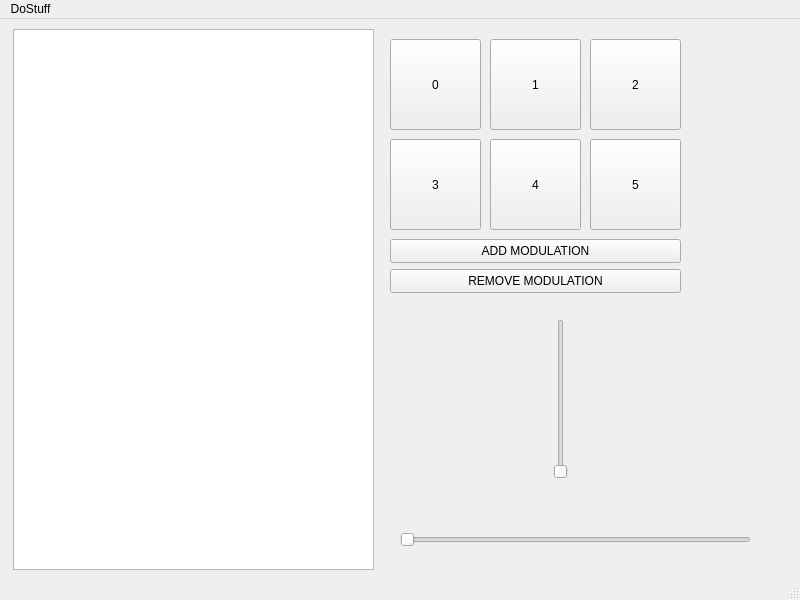
<?xml version="1.0" encoding="UTF-8"?>
<ui version="4.0">
 <class>MainWindow</class>
 <widget class="QMainWindow" name="MainWindow">
  <property name="geometry">
   <rect>
    <x>0</x>
    <y>0</y>
    <width>800</width>
    <height>600</height>
   </rect>
  </property>
  <property name="windowTitle">
   <string>MainWindow</string>
  </property>
  <widget class="QWidget" name="centralwidget">
   <widget class="QTextEdit" name="textBox01">
    <property name="geometry">
     <rect>
      <x>13</x>
      <y>10</y>
      <width>361</width>
      <height>541</height>
     </rect>
    </property>
   </widget>
   <widget class="QPushButton" name="pushButton">
    <property name="geometry">
     <rect>
      <x>390</x>
      <y>20</y>
      <width>91</width>
      <height>91</height>
     </rect>
    </property>
    <property name="text">
     <string>0</string>
    </property>
   </widget>
   <widget class="QPushButton" name="pushButton_1">
    <property name="geometry">
     <rect>
      <x>490</x>
      <y>20</y>
      <width>91</width>
      <height>91</height>
     </rect>
    </property>
    <property name="text">
     <string>1</string>
    </property>
   </widget>
   <widget class="QPushButton" name="pushButton_2">
    <property name="geometry">
     <rect>
      <x>390</x>
      <y>120</y>
      <width>91</width>
      <height>91</height>
     </rect>
    </property>
    <property name="text">
     <string>3</string>
    </property>
   </widget>
   <widget class="QPushButton" name="pushButton_3">
    <property name="geometry">
     <rect>
      <x>590</x>
      <y>20</y>
      <width>91</width>
      <height>91</height>
     </rect>
    </property>
    <property name="text">
     <string>2</string>
    </property>
   </widget>
   <widget class="QPushButton" name="pushButton_4">
    <property name="geometry">
     <rect>
      <x>490</x>
      <y>120</y>
      <width>91</width>
      <height>91</height>
     </rect>
    </property>
    <property name="text">
     <string>4</string>
    </property>
   </widget>
   <widget class="QPushButton" name="pushButton_5">
    <property name="geometry">
     <rect>
      <x>590</x>
      <y>120</y>
      <width>91</width>
      <height>91</height>
     </rect>
    </property>
    <property name="text">
     <string>5</string>
    </property>
   </widget>
   <widget class="QSlider" name="horizontalSlider">
    <property name="geometry">
     <rect>
      <x>400</x>
      <y>510</y>
      <width>351</width>
      <height>22</height>
     </rect>
    </property>
    <property name="orientation">
     <enum>Qt::Horizontal</enum>
    </property>
   </widget>
   <widget class="QSlider" name="verticalSlider">
    <property name="geometry">
     <rect>
      <x>550</x>
      <y>300</y>
      <width>22</width>
      <height>160</height>
     </rect>
    </property>
    <property name="orientation">
     <enum>Qt::Vertical</enum>
    </property>
   </widget>
   <widget class="QPushButton" name="pushButton_6">
    <property name="geometry">
     <rect>
      <x>390</x>
      <y>220</y>
      <width>291</width>
      <height>24</height>
     </rect>
    </property>
    <property name="text">
     <string>ADD MODULATION</string>
    </property>
   </widget>
   <widget class="QPushButton" name="pushButton_7">
    <property name="geometry">
     <rect>
      <x>390</x>
      <y>250</y>
      <width>291</width>
      <height>24</height>
     </rect>
    </property>
    <property name="text">
     <string>REMOVE MODULATION</string>
    </property>
   </widget>
  </widget>
  <widget class="QMenuBar" name="menubar">
   <property name="geometry">
    <rect>
     <x>0</x>
     <y>0</y>
     <width>800</width>
     <height>22</height>
    </rect>
   </property>
   <widget class="QMenu" name="menuDoStuff">
    <property name="title">
     <string>DoStuff</string>
    </property>
    <addaction name="actionConnect_to_server"/>
    <addaction name="actionClear_output"/>
    <addaction name="actionDisconnect_from_server"/>
   </widget>
   <addaction name="menuDoStuff"/>
  </widget>
  <widget class="QStatusBar" name="statusbar"/>
  <action name="actionConnect_to_server">
   <property name="text">
    <string>Connect to server</string>
   </property>
  </action>
  <action name="actionClear_output">
   <property name="text">
    <string>Clear output</string>
   </property>
  </action>
  <action name="actionDisconnect_from_server">
   <property name="text">
    <string>Disconnect from server</string>
   </property>
  </action>
 </widget>
 <resources/>
 <connections/>
</ui>
